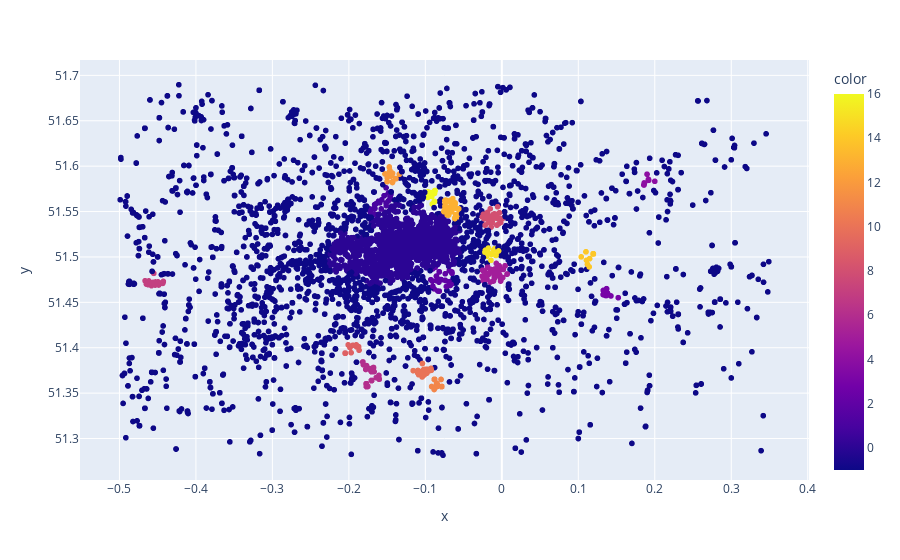

Here is the notebook cell this chart was saved with:
### Code cell
fig=px.scatter(x=longg, y=lat, color=df_london['cluster'])
fig.show()

### Figure 1 — Plotly figure (JSON) as saved in the notebook; plotly's stock layout.template omitted (floating-point values rounded to 4 significant figures; data arrays with more than 128 entries replaced by an {"elided": "..."} marker saying what was removed)
{"data": [{"hovertemplate": "x=%{x}<br>y=%{y}<br>color=%{marker.color}<extra></extra>", "legendgroup": "", "marker": {"color": {"elided": "27300 int values"}, "coloraxis": "coloraxis", "symbol": "circle"}, "mode": "markers", "name": "", "showlegend": false, "type": "scattergl", "x": {"elided": "27300 float values"}, "xaxis": "x", "y": {"elided": "27300 float values"}, "yaxis": "y"}], "layout": {"coloraxis": {"colorbar": {"title": {"text": "color"}}, "colorscale": [[0, "#0d0887"], [0.1111, "#46039f"], [0.2222, "#7201a8"], [0.3333, "#9c179e"], [0.4444, "#bd3786"], [0.5556, "#d8576b"], [0.6667, "#ed7953"], [0.7778, "#fb9f3a"], [0.8889, "#fdca26"], [1, "#f0f921"]]}, "legend": {"tracegroupgap": 0}, "margin": {"t": 60}, "xaxis": {"anchor": "y", "domain": [0, 1], "title": {"text": "x"}}, "yaxis": {"anchor": "x", "domain": [0, 1], "title": {"text": "y"}}}}
